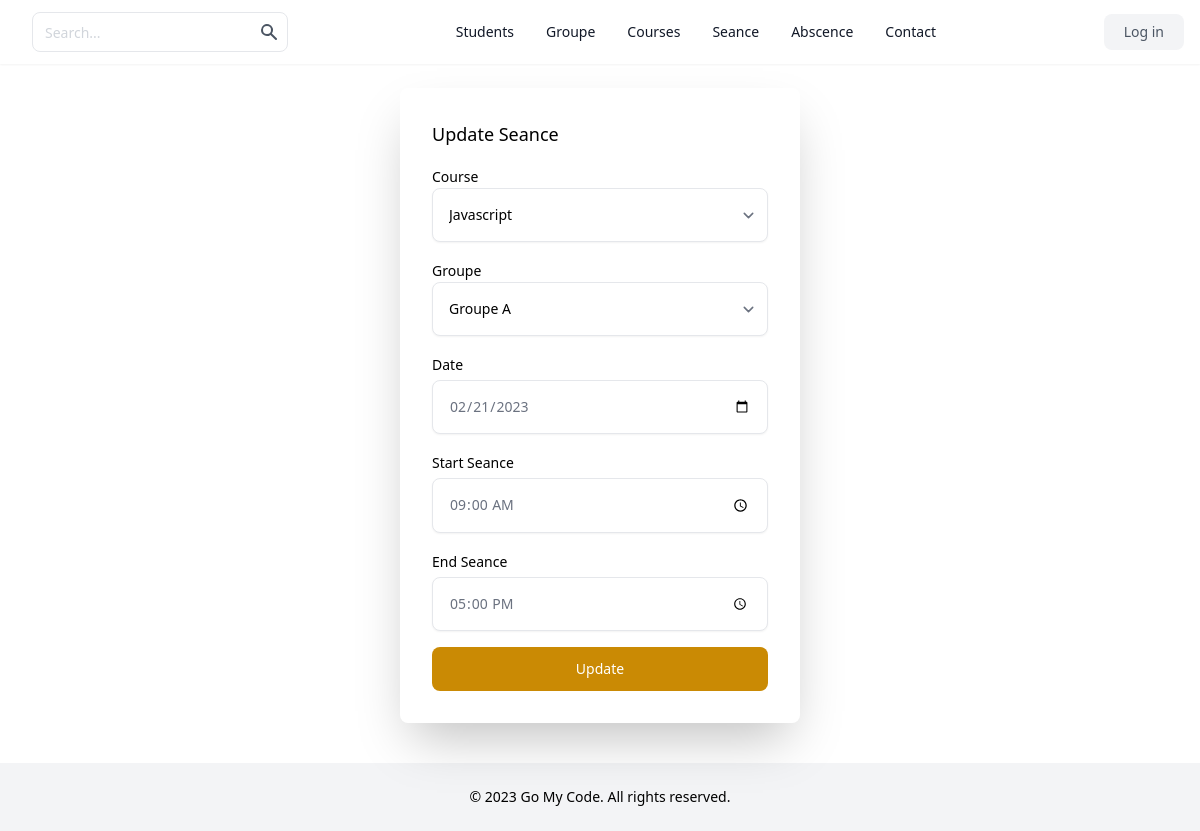
Page /seance/update.php?id=12 on the committed database.
### tables this page shows
CREATE TABLE `seance` (
  `id` int(11) NOT NULL AUTO_INCREMENT,
  `id_course` int(11) NOT NULL,
  `id_groupe` int(11) NOT NULL,
  `date` date NOT NULL,
  `start_seance` time NOT NULL,
  `end_seance` time NOT NULL,
  PRIMARY KEY (`id`),
  KEY `id_course` (`id_course`),
  KEY `id_groupe` (`id_groupe`),
  CONSTRAINT `seance_ibfk_1` FOREIGN KEY (`id_course`) REFERENCES `courses` (`id`),
  CONSTRAINT `seance_ibfk_2` FOREIGN KEY (`id_groupe`) REFERENCES `groupes` (`id`)
);

### seance/update.php (the view, shortened to what this page needs)
<?php
require_once('../inc/header.php');
include('../inc/db.php');
?>
<header aria-label="Site Header" class="shadow-sm">
    <div class="mx-auto flex h-16 max-w-screen-xl items-center justify-between px-4">
        <div class="flex items-center gap-4">
            <form class="mb-0 hidden lg:flex">
                <div class="relative">
                    <input class="h-10 rounded-lg border-gray-200 pr-10 text-sm placeholder-gray-300 focus:z-10" placeholder="Search..." type="text" />
                    <button type="submit" class="absolute inset-y-0 right-0 mr-px rounded-r-lg p-2 text-gray-600">
                        <svg class="h-5 w-5" fill="currentColor" viewbox="0 0 20 20" xmlns="http://www.w3.org/2000/svg">
                            <path clip-rule="evenodd" d="M8 4a4 4 0 100 8 4 4 0 000-8zM2 8a6 6 0 1110.89 3.476l4.817 4.817a1 1 0 01-1.414 1.414l-4.816-4.816A6 6 0 012 8z" fill-rule="evenodd"></path>
                        </svg>
                    </button>
                </div>
            </form>
        </div>
        <nav aria-label="Site Nav" class="hidden items-center justify-center gap-8 text-sm font-medium lg:flex lg:w-0 lg:flex-1">
            <a class="text-gray-900" href="../students/">Students</a>
            <a class="text-gray-900" href="../groupe/">Groupe</a>
            <a class="text-gray-900" href="../courses/">Courses</a>
            <a class="text-gray-900" href="../seance/">Seance</a>
            <a class="text-gray-900" href="../absence/">Abscence</a>
            <a class="text-gray-900" href="">Contact</a>
        </nav>
        <div class="hidden items-center gap-4 lg:flex">
            <a href="#" class="rounded-lg bg-gray-100 px-5 py-2 text-sm font-medium text-gray-600">
                Log in
            </a>
        </div>
    </div>
</header>
<div class="flex justify-center">
    <?php if (isset($_GET['id'])) {
        $id = $_GET['id'];
        $query = $conn->prepare("select * from seance where id=$id");
        $query->execute();
        $seance = $query->fetch();
    }; ?>
    <form action="./update.php" method="POST" class="mt-6 mb-0 space-y-4 rounded-lg p-8 w-[400px] md:shadow-2xl xl:shadow-2xl">
        <p class="text-lg font-medium">Update Seance</p>
        <div class="relative mt-1">
            <label for="seance" class="text-sm font-medium">Course</label>
            <select name="id_course" class="w-full rounded-lg border-gray-200 p-4 pr-12 text-sm shadow-sm">
                <?php
                $stmt = $conn->prepare('select * from courses');
                $stmt->execute();
                $courses = $stmt->fetchAll();
                foreach ($courses as $key => $value) {
                ?>
                    <option value="<?= $value['id'] ?>"><?= $value['course_name'] ?></option>
                <?php } ?>
            </select>
        </div>
        <div class="relative mt-1">
            <label for="seance" class="text-sm font-medium ">Groupe</label>
            <select name="id_groupe" class="w-full rounded-lg border-gray-200 p-4 pr-12 text-sm shadow-sm">
                <?php
                $stmt = $conn->prepare('select * from groupes');
                $stmt->execute();
                $groupes = $stmt->fetchAll();
                foreach ($groupes as $key => $value) {
                ?>
                    <option value="<?= $value['id'] ?>"><?= $value['name'] ?></option>
                <?php } ?>
            </select>
        </div>
        <div>
            <label for="date" class="text-sm font-medium">Date</label>
            <div class="relative mt-1">
                <input type="date" name="date" value="<?= $seance['date'] ?>" id="date" class="w-full rounded-lg border-gray-200 p-4 text-sm shadow-sm text-gray-500" />
            </div>
        </div>
        <div>
            <label for="start" class="text-sm font-medium">Start Seance</label>
            <div class="relative mt-1">
                <input type="time" name="start_seance" value="<?= $seance['start_seance'] ?>" id="start" class="w-full rounded-lg border-gray-200 p-4 text-sm shadow-sm text-gray-500" />
            </div>
        </div>
        <div>
            <label for="end" class="text-sm font-medium">End Seance</label>
            <div class="relative mt-1">
                <input type="time" name="end_seance" id="end" value="<?= $seance['end_seance'] ?>" class="w-full rounded-lg border-gray-200 p-4 text-sm shadow-sm text-gray-500" />
            </div>
        </div>
        <button type="submit" name="update" class="block w-full rounded-lg bg-yellow-600 px-5 py-3 text-sm font-medium text-white">
            Update
        </button>
    </form>
</div>
<?php require_once('../inc/footer.php') ?>

### rows in the picture
seance: date "02/21/2023", start_seance "09:00:00", end_seance "17:00:00"

### other values in the picture
form field id_course "Javascript"
form field id_groupe "Groupe A"
